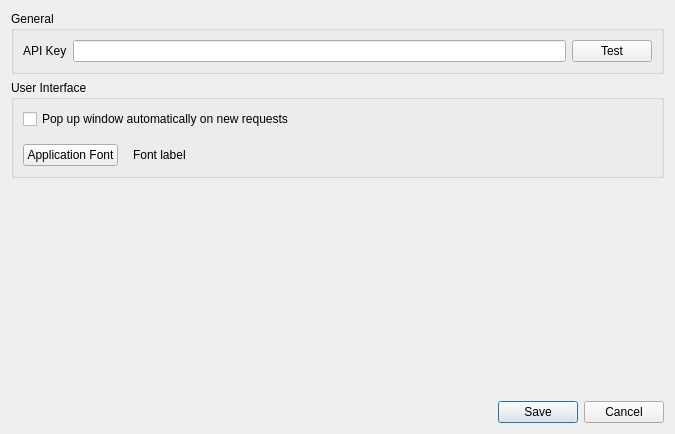
<?xml version="1.0" encoding="UTF-8"?>
<ui version="4.0">
 <class>DialogSettings</class>
 <widget class="QDialog" name="DialogSettings">
  <property name="geometry">
   <rect>
    <x>0</x>
    <y>0</y>
    <width>675</width>
    <height>434</height>
   </rect>
  </property>
  <property name="windowTitle">
   <string>Settings</string>
  </property>
  <layout class="QVBoxLayout" name="verticalLayout_3">
   <item>
    <widget class="QGroupBox" name="groupBox">
     <property name="title">
      <string>General</string>
     </property>
     <layout class="QVBoxLayout" name="verticalLayout_2">
      <item>
       <layout class="QHBoxLayout" name="horizontalLayout">
        <item>
         <widget class="QLabel" name="label">
          <property name="text">
           <string>API Key</string>
          </property>
         </widget>
        </item>
        <item>
         <widget class="QLineEdit" name="lineEditApiKey"/>
        </item>
        <item>
         <widget class="QPushButton" name="btnTest">
          <property name="text">
           <string>Test</string>
          </property>
         </widget>
        </item>
       </layout>
      </item>
     </layout>
    </widget>
   </item>
   <item>
    <widget class="QGroupBox" name="groupBox_2">
     <property name="title">
      <string>User Interface</string>
     </property>
     <layout class="QVBoxLayout" name="verticalLayout">
      <property name="spacing">
       <number>15</number>
      </property>
      <item>
       <widget class="QCheckBox" name="checkBoxPopup">
        <property name="text">
         <string>Pop up window automatically on new requests</string>
        </property>
       </widget>
      </item>
      <item>
       <layout class="QHBoxLayout" name="horizontalLayout_2">
        <item>
         <widget class="QPushButton" name="btnFont">
          <property name="text">
           <string>Application Font</string>
          </property>
         </widget>
        </item>
        <item>
         <widget class="QLabel" name="labelFont">
          <property name="sizePolicy">
           <sizepolicy hsizetype="Expanding" vsizetype="Preferred">
            <horstretch>0</horstretch>
            <verstretch>0</verstretch>
           </sizepolicy>
          </property>
          <property name="text">
           <string>Font label</string>
          </property>
         </widget>
        </item>
       </layout>
      </item>
     </layout>
    </widget>
   </item>
   <item>
    <spacer name="verticalSpacer">
     <property name="orientation">
      <enum>Qt::Vertical</enum>
     </property>
     <property name="sizeHint" stdset="0">
      <size>
       <width>20</width>
       <height>164</height>
      </size>
     </property>
    </spacer>
   </item>
   <item>
    <widget class="QDialogButtonBox" name="buttonBox">
     <property name="standardButtons">
      <set>QDialogButtonBox::Cancel|QDialogButtonBox::Save</set>
     </property>
    </widget>
   </item>
  </layout>
 </widget>
 <resources/>
 <connections/>
</ui>
